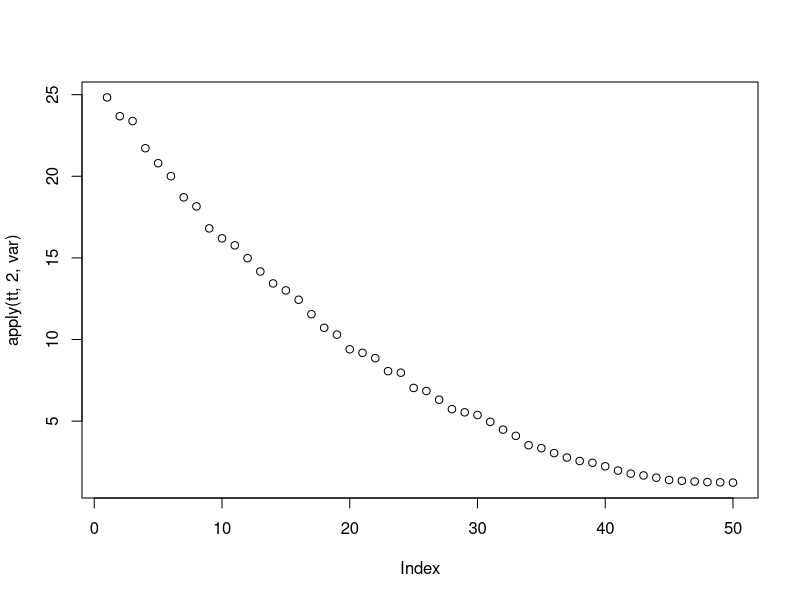

Write R code to recreate this figure. (Note: this script raises an error after producing the figure.)
library(magrittr)

n <- 2000
l <- 200
p <- 100
r <- 50
r_pcr <- 50
apa <- matrix(rnorm(r * p), r, p)
temp <- svd(apa)
seqq <- (1:r)^2 %>% { sqrt(./sum(.)) } %>% `*`(20)
apa <- temp$u %*% diag(seqq) %*% t(temp$v)
gma <- rnorm(r)
z <- matrix(rnorm(n * r), n, r)
sigma_e <- 1
x <- z %*% apa + sigma_e * matrix(rnorm(n * p), n, p)
y <- z %*% gma + sigma_e * rnorm(n)
x_l <- x[1:l, ]
y_l <- y[1:l]
library(glmnet)
res <- cv.glmnet(x_l, y_l, alpha = 0)
y_hat_ridge <- predict(res, x)
(sqe_glmnet <- sum((y_hat_ridge[-(1:l)] - y[-(1:l)])^2))

res_l <- svd(x_l)
res_n <- svd(x)
tt <- x %*% res_n$v[, 1:r_pcr]
plot(apply(tt, 2, var))
res <- lm(y_l ~ tt[1:l, ])
y_hat_pcr <- res$coefficients[1] + tt %*% res$coefficients[-1]
(sqe_pcr <- sum((y_hat_pcr[-(1:l)] - y[-(1:l)])^2))
tlt <- x %*% res_l$v[, 1:r_pcr]
res <- lm(y_l ~ tlt[1:l, ])
y_hat_pcr0 <- res$coefficients[1] + tlt %*% res$coefficients[-1]
(sqe_pcr0 <- sum((y_hat_pcr0[-(1:l)] - y[-(1:l)])^2))

lada <- 0.01
bt_ridge <- solve(t(x_l) %*% x_l + lada * diag(rep(1, p))) %*% t(x_l) %*% y_l
res_l <- svd(x_l)
res_n <- svd(x)
dim(res_l$v)
dim(res_n$v)
bt_ridge_check <- res_l$v %*% diag(1/(res_l$d^2 + lada)) %*% t(res_l$v) %*% t(x_l) %*% y_l
#plot(bt_ridge, bt_ridge_check)
bt_ridge2 <- res_n$v %*% diag(1/(res_n$d^2 + lada)) %*% t(res_n$v) %*% t(x_l) %*% y_l
#bt_ridge2 <- res_n$v %*% diag(1/(res_n$d^2 + lada)) %*% t(res_n$v) %*% t(x) %*% y
#plot(t(x) %*% y, t(x_l) %*% y_l)
#plot(bt_ridge, bt_ridge2)
yh_ridge <- x %*% bt_ridge
yh_ridge2 <- x %*% bt_ridge2
(sqe_ridge <- sum((yh_ridge[-(1:l)] - y[-(1:l)])^2))
(sqe_ridge2 <- sum((yh_ridge2[-(1:l)] - y[-(1:l)])^2))

tt <- x %*% res_svd$v
tt_l <- tt[1:l, ]
zt_ridge <- solve(t(tt_l) %*% tt_l + lada * diag(rep(1,p))) %*% t(tt_l) %*% y_l
yh_tridge <- tt %*% zt_ridge
#plot(yh_tridge, yh_ridge)
(sqe_tridge <- sum((yh_tridge[-(1:l)] - y[-(1:l)])^2))
zt_ridge2 <- solve(t(tt) %*% tt + lada * diag(rep(1,p))) %*% t(tt_l) %*% y_l
yh_tridge2 <- tt %*% zt_ridge2
(sqe_tridge2 <- sum((yh_tridge2[-(1:l)] - y[-(1:l)])^2))
